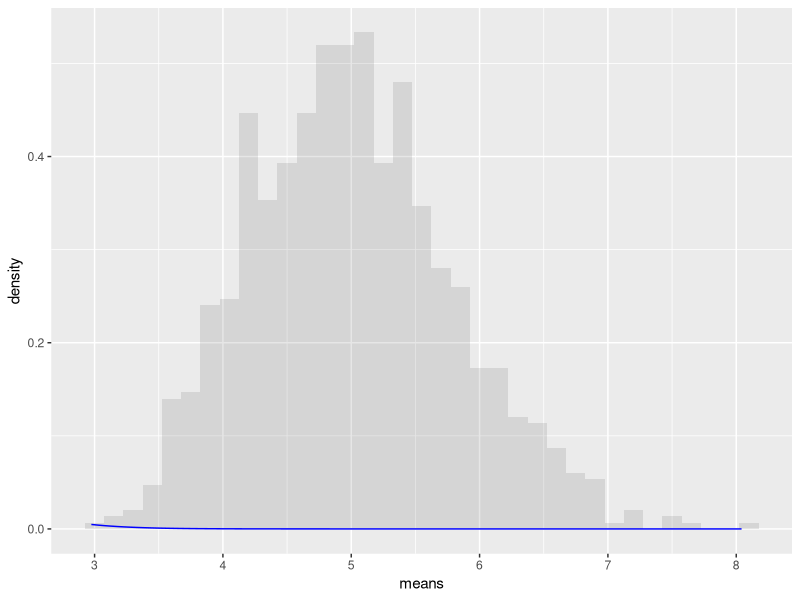

Recreate this plot in R.
## ---- chunk 1
library(ggplot2)
## ---- chunk 2
lambda <- 0.2
n <- 40
numOfSims <- 1000
## ---- chunk 3
data <- matrix(rexp(n * numOfSims, lambda), nrow=numOfSims, ncol=n)
data2 <- data.frame(means=apply(data, 1 , mean), sds=apply(data, 1, sd))
## ---- chunk 4
mu <- 1/lambda
mu
## ---- chunk 5
sigma <- (1/lambda)/sqrt(n)
sigma
## ---- chunk 6
sigSquared <- sigma^2
sigSquared
## ---- chunk 7
samVar <- var(data2$means)
samVar
## ---- chunk 8
samSD <- sd(data2$mean)
samSD
## ---- chunk 9
ggplot(data=data2, aes(x=means)) +
geom_histogram(binwidth=0.15, alpha=0.15, aes(y=..density..)) +
stat_function(fun=dnorm, arg=list(mean=mu, sd=sigma), colour="blue")
